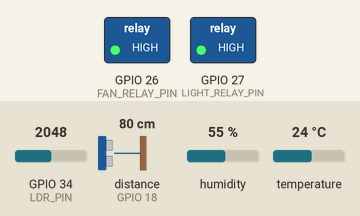
Simulated run of this sketch. Board: ESP32. Shown: switched loads named in the sketch (green lamp = pin HIGH). Wiring (inferred from the names in the program): ultrasonic range finder: trigger GPIO 5; echo GPIO 18. The test bench sets the inputs (shaded band); at power-on: temperature 24 °C, GPIO 34 (LDR_PIN) = 2048, distance to the obstacle (sensor on GPIO 18) 80 cm, humidity 55 % (analog values on the 0–4095 scale). The echo pulse lasts 58.3 µs per cm; pins used as bus, display or sensor lines are not drawn; what the sketch prints to the serial monitor is not drawn.

Above: at 1.2 s.
1.3 s: temperature set to 28 °C
3.2 s: temperature set to 31 °C
At 6.4 s:
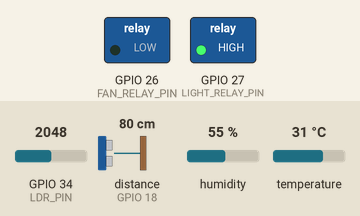
7.5 s: GPIO 34 (LDR_PIN) set to 1833
9.2 s: GPIO 34 (LDR_PIN) set to 1747
At 10.7 s:
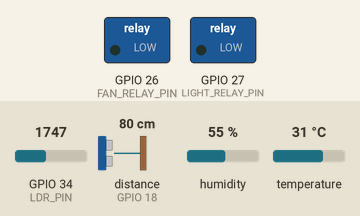
11.5 s: temperature set to 12 °C
At 14.9 s:
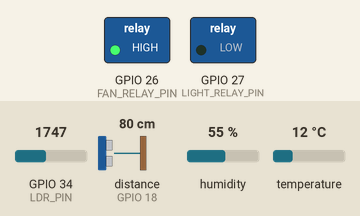
15.5 s: temperature set to 33 °C
At 19.1 s:
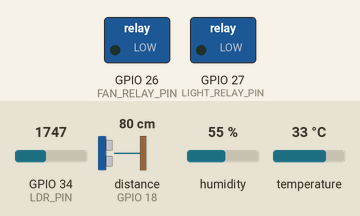
Timing chart, 0 to 20.5 s (numbered marks = the images above; inputs shaded):
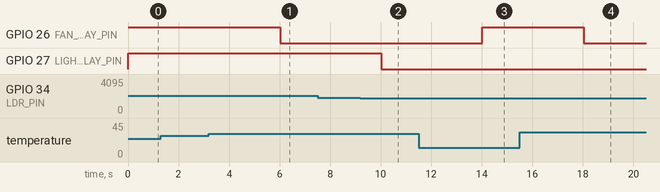

The sketch:

Smarthome.ino
```cpp
#include <WiFi.h>
#include <WebServer.h>
#include <DHT.h>

#define DHT_PIN 4
#define DHT_TYPE DHT11
#define TRIG_PIN 5
#define ECHO_PIN 18
#define LDR_PIN 34
#define FAN_RELAY_PIN 26
#define LIGHT_RELAY_PIN 27

const char* AP_SSID = "SmartHome-ESP32";
const char* AP_PASSWORD = "Home12345";
const int LDR_DARK_THRESHOLD = 1800;
const float FAN_ON_TEMPERATURE = 30.0;
const float FAN_OFF_TEMPERATURE = 28.0;
const float OBJECT_DISTANCE_CM = 30.0;
const bool RELAY_ACTIVE_LOW = true;

WebServer server(80);
DHT dht(DHT_PIN, DHT_TYPE);

bool automaticMode = true;
bool fanOn = false;
bool lightOn = false;
float temperatureC = NAN;
float humidity = NAN;
float distanceCm = NAN;
int lightLevel = 0;
bool objectDetected = false;
unsigned long lastSensorRead = 0;

const char DASHBOARD[] PROGMEM = R"HTML(
<!doctype html>
<html lang="en">
<head>
<meta charset="utf-8">
<meta name="viewport" content="width=device-width,initial-scale=1">
<meta name="theme-color" content="#101827">
<title>SmartHome | Control Center</title>
<style>
:root{color-scheme:dark;--bg:#0b1220;--panel:#121d2e;--panel2:#17243a;--line:#263750;--text:#edf4ff;--muted:#91a2ba;--cyan:#54d6e8;--green:#62dda7;--amber:#ffc66d;--red:#ff7885}*{box-sizing:border-box}body{margin:0;background:radial-gradient(ellipse at 15% 0%,#1b3550 0,transparent 38%),var(--bg);color:var(--text);font-family:Inter,ui-sans-serif,system-ui,-apple-system,Segoe UI,sans-serif;min-height:100vh}.shell{max-width:1180px;margin:auto;padding:28px 22px 42px}.top{display:flex;align-items:center;justify-content:space-between;gap:18px;margin-bottom:26px}.brand{display:flex;align-items:center;gap:13px}.logo{width:46px;height:46px;border-radius:15px;background:linear-gradient(145deg,#54d6e8,#3976c8);display:grid;place-items:center;color:#071321;font-size:23px;font-weight:900;box-shadow:0 10px 28px #54d6e833}.eyebrow{font-size:11px;letter-spacing:2px;text-transform:uppercase;color:var(--cyan);font-weight:800}.brand h1{font-size:21px;margin:3px 0 0;letter-spacing:-.5px}.connection{display:flex;align-items:center;gap:9px;border:1px solid var(--line);background:#111d2d;padding:10px 14px;border-radius:30px;color:var(--muted);font-size:12px}.dot{width:8px;height:8px;border-radius:50%;background:var(--green);box-shadow:0 0 12px var(--green)}.hero{display:flex;justify-content:space-between;align-items:end;gap:20px;margin:25px 0}.hero h2{font-size:clamp(25px,4vw,35px);letter-spacing:-1px;margin:0 0 7px}.hero p{color:var(--muted);margin:0;font-size:14px}.mode{background:var(--panel);border:1px solid var(--line);padding:5px;border-radius:13px;display:flex;gap:5px}.mode button{border:0;background:transparent;color:var(--muted);padding:10px 16px;border-radius:9px;font-weight:700;cursor:pointer}.mode button.active{background:#24435a;color:#8deafa}.grid{display:grid;grid-template-columns:repeat(4,minmax(0,1fr));gap:15px}.card{background:linear-gradient(145deg,#17253a,#111b2b);border:1px solid var(--line);border-radius:18px;padding:19px;min-width:0;box-shadow:0 12px 30px #00000018}.metric{min-height:150px}.cardhead{display:flex;justify-content:space-between;align-items:center;color:var(--muted);font-size:12px;font-weight:700}.symbol{width:34px;height:34px;border-radius:11px;background:#23364e;display:grid;place-items:center;color:var(--cyan);font-size:17px}.value{font-size:34px;font-weight:750;letter-spacing:-1.5px;margin:18px 0 3px}.unit{font-size:14px;color:var(--muted);font-weight:500;letter-spacing:0}.hint{font-size:11px;color:var(--muted)}.section-title{display:flex;align-items:center;justify-content:space-between;margin:27px 0 13px}.section-title h3{margin:0;font-size:16px}.section-title span{color:var(--muted);font-size:11px}.controls{grid-column:span 2}.device{display:flex;align-items:center;justify-content:space-between;gap:16px;padding:14px 0;border-bottom:1px solid var(--line)}.device:last-child{border:0;padding-bottom:0}.device-info{display:flex;align-items:center;gap:12px}.device-icon{width:42px;height:42px;border-radius:13px;background:#23364e;display:grid;place-items:center;font-size:19px}.device-name{font-weight:700;font-size:14px}.device-state{font-size:11px;color:var(--muted);margin-top:4px}.toggle{width:52px;height:29px;border:0;border-radius:30px;background:#35445a;padding:4px;cursor:pointer;transition:.2s}.toggle:after{content:"";display:block;width:21px;height:21px;border-radius:50%;background:#dce7f5;transition:.2s}.toggle.on{background:#168e87}.toggle.on:after{transform:translateX(23px);background:white}.toggle:disabled{opacity:.4;cursor:not-allowed}.wide{grid-column:span 2}.sensor-row{display:flex;justify-content:space-between;gap:12px;padding:13px 0;border-bottom:1px solid var(--line);font-size:13px}.sensor-row:last-child{border:0}.sensor-row span:first-child{color:var(--muted)}.status{color:var(--green);font-weight:700}.status.warn{color:var(--amber)}.footer{margin-top:25px;text-align:center;color:#657891;font-size:11px}.notice{color:var(--muted);font-size:11px;margin-top:13px;line-height:1.5}.error{color:var(--red)}@media(max-width:850px){.grid{grid-template-columns:repeat(2,minmax(0,1fr))}.controls,.wide{grid-column:span 2}}@media(max-width:520px){.shell{padding:19px 14px 30px}.top{align-items:flex-start}.connection{font-size:0;padding:11px}.hero{align-items:flex-start;flex-direction:column}.mode{width:100%}.mode button{flex:1}.grid{gap:10px}.card{padding:15px;border-radius:15px}.metric{min-height:132px}.value{font-size:29px}.section-title{margin-top:22px}}
</style>
</head>
<body>
<div class="shell">
<header class="top"><div class="brand"><div class="logo">⌂</div><div><div class="eyebrow">ESP32 Connected Living</div><h1>SmartHome Control</h1></div></div><div class="connection"><i class="dot"></i><span id="connectionText">Connected to local network</span></div></header>
<section class="hero"><div><h2>Your home, in control.</h2><p>Live environment readings and device automation.</p></div><div class="mode"><button id="autoBtn" class="active" onclick="setMode('auto')">Auto mode</button><button id="manualBtn" onclick="setMode('manual')">Manual mode</button></div></section>
<div class="grid">
<div class="card metric"><div class="cardhead"><span>TEMPERATURE</span><span class="symbol">℃</span></div><div class="value" id="temperature">--<span class="unit"> °C</span></div><div class="hint">Indoor ambient temperature</div></div>
<div class="card metric"><div class="cardhead"><span>HUMIDITY</span><span class="symbol">◌</span></div><div class="value" id="humidity">--<span class="unit"> %</span></div><div class="hint">Relative humidity</div></div>
<div class="card metric"><div class="cardhead"><span>DISTANCE</span><span class="symbol">⌁</span></div><div class="value" id="distance">--<span class="unit"> cm</span></div><div class="hint">Ultrasonic sensor reading</div></div>
<div class="card metric"><div class="cardhead"><span>LIGHT LEVEL</span><span class="symbol">☼</span></div><div class="value" id="lightLevel">--</div><div class="hint">LDR analog value · 0–4095</div></div>
<div class="card controls"><div class="cardhead"><span>DEVICE CONTROL</span><span id="controlMode">AUTOMATIC</span></div>
<div class="device"><div class="device-info"><div class="device-icon">▤</div><div><div class="device-name">Smart fan</div><div class="device-state" id="fanState">Waiting for data</div></div></div><button class="toggle" id="fanToggle" onclick="toggleDevice('fan')" aria-label="Toggle fan"></button></div>
<div class="device"><div class="device-info"><div class="device-icon">☼</div><div><div class="device-name">Smart light</div><div class="device-state" id="lightState">Waiting for data</div></div></div><button class="toggle" id="lightToggle" onclick="toggleDevice('light')" aria-label="Toggle light"></button></div>
<div class="notice">Manual controls are enabled only in Manual mode. Automatic mode uses temperature and ambient light thresholds.</div></div>
<div class="card wide"><div class="cardhead"><span>HOME SENSOR STATUS</span><span>LIVE</span></div>
<div class="sensor-row"><span>Object detection</span><strong id="objectStatus" class="status">--</strong></div>
<div class="sensor-row"><span>Ambient condition</span><strong id="ambientStatus">--</strong></div>
<div class="sensor-row"><span>Automation state</span><strong id="automationStatus">--</strong></div>
<div class="sensor-row"><span>Last update</span><strong id="lastUpdate">--</strong></div></div>
</div><div class="footer">SMART HOME AUTOMATION · LOCAL ESP32 NETWORK · NO INTERNET REQUIRED</div>
</div>
<script>
let state={mode:'auto',fan:false,light:false};
async function request(path){const r=await fetch(path,{cache:'no-store'});if(!r.ok)throw new Error('Request failed');return r.json()}
function updateToggle(id,on,disabled){const el=document.getElementById(id);el.classList.toggle('on',!!on);el.disabled=!!disabled}
function render(d){state=d;document.getElementById('temperature').innerHTML=(d.temperature===null?'--':d.temperature.toFixed(1))+'<span class="unit"> °C</span>';document.getElementById('humidity').innerHTML=(d.humidity===null?'--':d.humidity.toFixed(0))+'<span class="unit"> %</span>';document.getElementById('distance').innerHTML=(d.distance===null?'--':d.distance.toFixed(1))+'<span class="unit"> cm</span>';document.getElementById('lightLevel').textContent=d.lightLevel;document.getElementById('fanState').textContent=d.fan?'ON':'OFF';document.getElementById('lightState').textContent=d.light?'ON':'OFF';updateToggle('fanToggle',d.fan,d.mode==='auto');updateToggle('lightToggle',d.light,d.mode==='auto');document.getElementById('controlMode').textContent=d.mode==='auto'?'AUTOMATIC':'MANUAL';document.getElementById('autoBtn').classList.toggle('active',d.mode==='auto');document.getElementById('manualBtn').classList.toggle('active',d.mode==='manual');document.getElementById('objectStatus').textContent=d.objectDetected?'Object detected':'No object nearby';document.getElementById('objectStatus').classList.toggle('warn',d.objectDetected);document.getElementById('ambientStatus').textContent=d.isDark?'Low light':'Sufficient light';document.getElementById('automationStatus').textContent=d.mode==='auto'?'Active':'Manual control';document.getElementById('lastUpdate').textContent=new Date().toLocaleTimeString();document.getElementById('connectionText').textContent='Connected to local network'}
async function refresh(){try{render(await request('/api/status'))}catch(e){document.getElementById('connectionText').textContent='Connection interrupted';document.getElementById('connectionText').classList.add('error')}}
async function setMode(mode){try{await request('/api/control?mode='+mode);await refresh()}catch(e){}}
async function toggleDevice(device){if(state.mode!=='manual')return;const next=!state[device];try{await request('/api/control?'+device+'='+(next?'1':'0'));await refresh()}catch(e){}}
refresh();setInterval(refresh,2000);
</script>
</body>
</html>
)HTML";

void writeRelay(uint8_t pin, bool on) {
  digitalWrite(pin, RELAY_ACTIVE_LOW ? (on ? LOW : HIGH) : (on ? HIGH : LOW));
}

float readDistance() {
  digitalWrite(TRIG_PIN, LOW);
  delayMicroseconds(3);
  digitalWrite(TRIG_PIN, HIGH);
  delayMicroseconds(10);
  digitalWrite(TRIG_PIN, LOW);
  unsigned long duration = pulseIn(ECHO_PIN, HIGH, 30000);
  if (duration == 0) return NAN;
  return duration * 0.0343f / 2.0f;
}

void readSensors() {
  float t = dht.readTemperature();
  float h = dht.readHumidity();
  if (!isnan(t)) temperatureC = t;
  if (!isnan(h)) humidity = h;
  distanceCm = readDistance();
  lightLevel = analogRead(LDR_PIN);
  objectDetected = !isnan(distanceCm) && distanceCm <= OBJECT_DISTANCE_CM;
}

void applyAutomation() {
  if (automaticMode) {
    if (!isnan(temperatureC)) {
      if (temperatureC >= FAN_ON_TEMPERATURE) fanOn = true;
      if (temperatureC <= FAN_OFF_TEMPERATURE) fanOn = false;
    }
    lightOn = lightLevel < LDR_DARK_THRESHOLD;
  }
  writeRelay(FAN_RELAY_PIN, fanOn);
  writeRelay(LIGHT_RELAY_PIN, lightOn);
}

void sendStatus() {
  String json = "{";
  json += "\"mode\":\"" + String(automaticMode ? "auto" : "manual") + "\",";
  json += "\"fan\":" + String(fanOn ? "true" : "false") + ",";
  json += "\"light\":" + String(lightOn ? "true" : "false") + ",";
  json += "\"temperature\":" + (isnan(temperatureC) ? String("null") : String(temperatureC, 1)) + ",";
  json += "\"humidity\":" + (isnan(humidity) ? String("null") : String(humidity, 1)) + ",";
  json += "\"distance\":" + (isnan(distanceCm) ? String("null") : String(distanceCm, 1)) + ",";
  json += "\"lightLevel\":" + String(lightLevel) + ",";
  json += "\"objectDetected\":" + String(objectDetected ? "true" : "false") + ",";
  json += "\"isDark\":" + String(lightLevel < LDR_DARK_THRESHOLD ? "true" : "false");
  json += "}";
  server.send(200, "application/json", json);
}

void handleControl() {
  if (server.hasArg("mode")) {
    String mode = server.arg("mode");
    if (mode == "auto") automaticMode = true;
    if (mode == "manual") automaticMode = false;
  }
  if (!automaticMode) {
    if (server.hasArg("fan")) fanOn = server.arg("fan") == "1";
    if (server.hasArg("light")) lightOn = server.arg("light") == "1";
  }
  applyAutomation();
  sendStatus();
}

void setup() {
  Serial.begin(115200);
  pinMode(TRIG_PIN, OUTPUT);
  pinMode(ECHO_PIN, INPUT);
  pinMode(FAN_RELAY_PIN, OUTPUT);
  pinMode(LIGHT_RELAY_PIN, OUTPUT);
  pinMode(LDR_PIN, INPUT);
  writeRelay(FAN_RELAY_PIN, false);
  writeRelay(LIGHT_RELAY_PIN, false);
  analogReadResolution(12);
  dht.begin();
  WiFi.mode(WIFI_AP);
  WiFi.softAP(AP_SSID, AP_PASSWORD);
  server.on("/", HTTP_GET, []() { server.send_P(200, "text/html", DASHBOARD); });
  server.on("/api/status", HTTP_GET, sendStatus);
  server.on("/api/control", HTTP_GET, handleControl);
  server.onNotFound([]() { server.send(404, "text/plain", "Not found"); });
  server.begin();
  Serial.print("Dashboard: http://");
  Serial.println(WiFi.softAPIP());
}

void loop() {
  server.handleClient();
  if (millis() - lastSensorRead >= 2000) {
    lastSensorRead = millis();
    readSensors();
    applyAutomation();
  }
}
```

Measured:
- the behaviour switches between 29 and 30 °C on temperature (found by bisection; images 0 and 1)
- the behaviour switches between 1800 and 1799 on GPIO 34 (LDR_PIN) (found by bisection; images 1 and 2)
- after the input at 1.3 s, every drawn part: stays the same
- after the input at 3.2 s, GPIO 26 (FAN_RELAY_PIN): HIGH → LOW after 2.8 s
- after the input at 7.5 s, every drawn part: stays the same
- after the input at 9.2 s, GPIO 27 (LIGHT_RELAY_PIN): HIGH → LOW after 0.83 s
- after the input at 11.5 s, GPIO 26 (FAN_RELAY_PIN): LOW → HIGH after 2.5 s
- after the input at 15.5 s, GPIO 26 (FAN_RELAY_PIN): HIGH → LOW after 2.5 s
